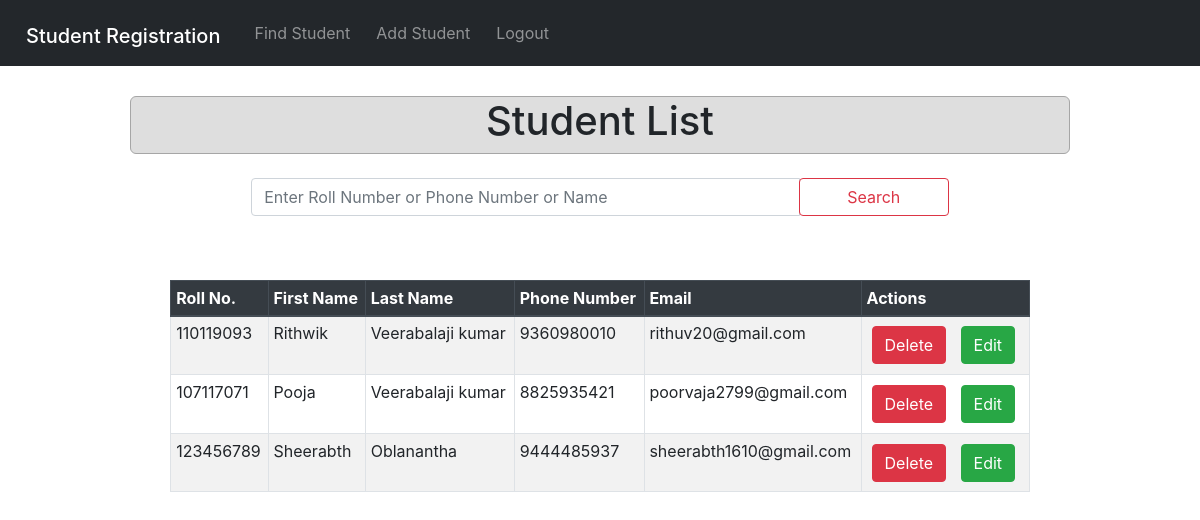
Page /searchStudentDetails/ (signed in) on the earlier database version.
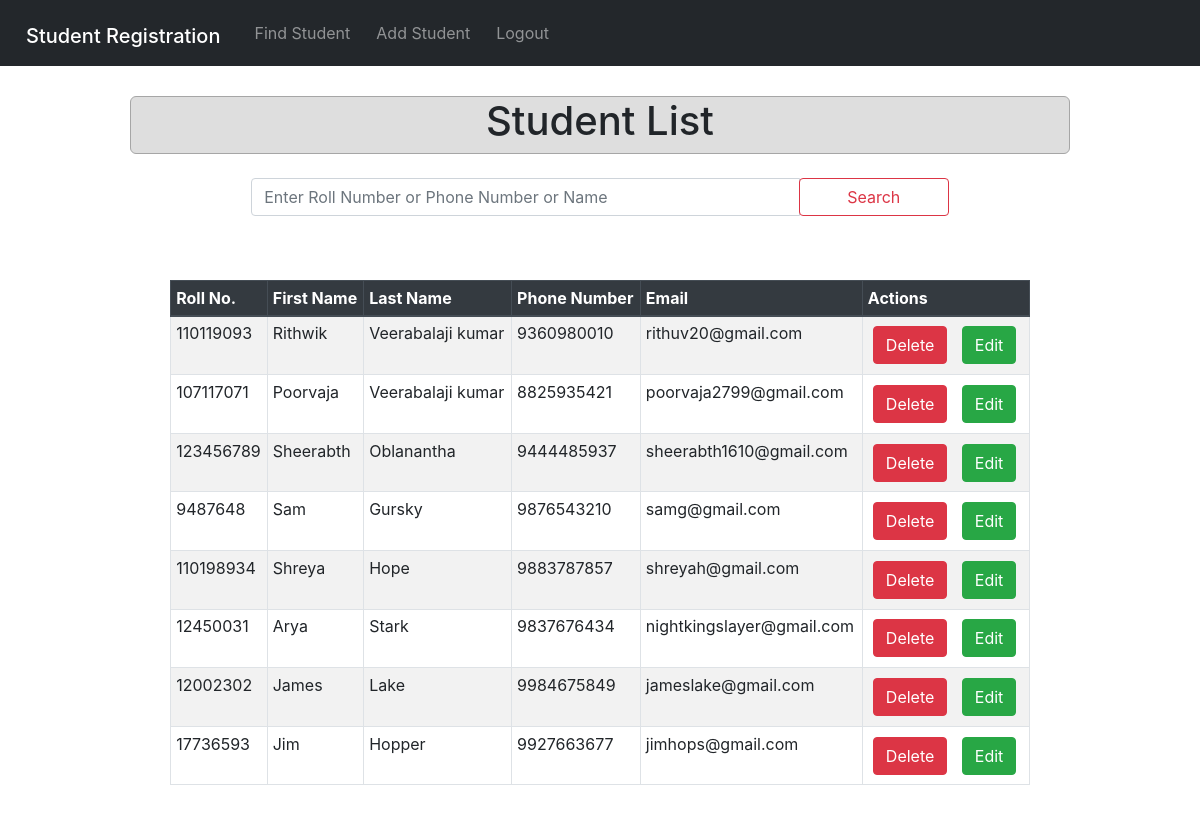
Same page on the later database version.
### StudentRegistration/models.py (models this page shows, shortened)
class StudentInfo(models.Model):
    HOBBIES_CHOICES = (
        ('Drawing', 'Drawing'),
        ('Singing', 'Singing'),
        ('Dancing', 'Dancing'),
        ('Cooking', 'Cooking'),
        ('Others', 'Others')
    )
    COURSE_APPLIED_CHOICES = (('Computer Science Engg', 'Computer Science Engg'), ('Electronics and Communication Engg', 'Electronics and Communication Engg'),
                              ('Mechanical Engg', 'Mechanical Engg'), ('Electrical and Electronics Engg', 'Electrical and Electronics Engg'),
                              ('Instrumentation and Control Engg', 'Instrumentation and Control Engg'), ('Chemical Engg', 'Chemical Engg'),
                              ('Metalurgy Engg', 'Metalurgy Engg'), ('Production Engg', 'Production Engg'), ('Civil Engg', 'Civil Engg'))
    GENDER_CHOICES = (
        ('Male', 'Male'),
        ('Female', 'Female'),
        ('Other', 'Other'),
    )
    First_name = models.CharField(max_length=200, default='')
    Last_name = models.CharField(max_length=200, default='')
    Email = models.EmailField(default='')
    Mobile_number = models.CharField(max_length=10, default='')
    id = models.CharField(max_length=9, primary_key=True, default='')
    Gender = models.CharField(max_length=30, choices=GENDER_CHOICES, default='')
    Date_of_birth = models.DateField(blank=True, null=True, default='')
    Address = models.TextField(max_length=500, default='')
    Pin_code = models.CharField(max_length=10, default='')
    City = models.CharField(max_length=50, default='')
    State = models.CharField(max_length=50, default='')
    Country = models.CharField(max_length=50, default='')
    Hobbies = models.TextField(max_length=200, default='')
    Course_applied = models.CharField(max_length=50, choices=COURSE_APPLIED_CHOICES, default='')

### StudentRegistration/views.py (the view, shortened to what this page needs)
# urls.py: url(r'^searchStudentDetails/$', views.search_StudentDetails, name='search_StudentDetails'),
@login_required(login_url='/login/')
def search_StudentDetails(request):
    if request.method == 'GET':
        students = StudentInfo.objects.all()
        return render(request, 'StudentRegistration/search_student.html', {'Students': students})
    return render(request, "StudentRegistration/search_student.html")

### StudentRegistration/templates/StudentRegistration/search_student.html (shortened to what this page needs)
{% extends "StudentRegistration/base.html" %}
{% block content %}
<br><br><br><br>
<div class="container col-md-10 ">
   <div class="container col-md-12 ">
      <section><h1>Student List</h1></section>
   </div>
    <br>
   <div class="container col-md-9">
       <form method="post" action="/searchStudentDetails/">
           <div class="input-group mb-3">
               <input type="text" class="form-control" name="search" placeholder="Enter Roll Number or Phone Number or Name" required>
               <div class="input-group-append">
                   <div>
                       <button class="btn btn-outline-danger" type="submit" id="button-addon2">Search</button>
                   </div>
               </div>
           </div>
       </form>
   </div><br>
    <div class="container col-md-11 ">
        <br>
        <table class="table table-striped table-bordered table-sm container">
            <thead class="thead-dark">
                <tr>
                    <th>Roll No.</th>
                    <th>First Name</th>
                    <th>Last Name</th>
                    <th>Phone Number</th>
                    <th>Email</th>
                    <th>Actions</th>
                </tr>
            </thead>
            <tbody>
            <div>
                {% if sr %}
                    {% for k in sr %}
                    <tr>
                        <td>{{ k.id }}</td>
                        <td>{{ k.First_name }}</td>
                        <td>{{ k.Last_name }}</td>
                        <td>{{ k.Mobile_number }}</td>
                        <td>{{ k.Email }}</td>
                        <td>
                            <a href="/deleteStudentDetails/{{ k.id }}" class="btn btn-danger">Delete</a>
                            <a href="/editStudentDetails/{{ k.id }}" class="btn btn-success">Edit</a>
                        </td>
                    </tr>
                    {% endfor %}
                {% else %}
                    {% for student in Students %}
                    <tr>
                        <td>{{ student.id }}</td>
                        <td>{{ student.First_name }}</td>
                        <td>{{ student.Last_name }}</td>
                        <td>{{ student.Mobile_number }}</td>
                        <td>{{ student.Email }}</td>
                        <td>
                            <a href="/deleteStudentDetails/{{ student.id }}" class="btn btn-danger">Delete</a>
                            <a href="/editStudentDetails/{{ student.id }}" class="btn btn-success">Edit</a>
                        </td>
                    </tr>
                    {% endfor %}
                {% endif %}
                </div>
            </tbody>
        </table>
        <br>
    </div>
    <br>
</div>
{% endblock %}

### StudentRegistration/templates/StudentRegistration/base.html (shortened to what this page needs)
<!DOCTYPE html>
<html lang="en">
<head>
        {% load static %}
        <link rel="stylesheet" type="text/css" href="{% static 'css/bootstrap.min.css' %}">
</head>
<body>
<div>
	<div>
		<nav class="navbar navbar-expand-lg navbar-dark fixed-top " style="background-color: #23272b">
			<a class="navbar-brand mb-0 h1" href="#">Student Registration</a>
			<div class="collapse navbar-collapse" id="navbarTogglerDemo03">
			<div class="navbar-nav">
			  <a class="nav-link" href="/searchStudentDetails/">Find Student <span class="sr-only">(current)</span></a>
			  <a class="nav-link" href="/addStudentInfo/">Add Student</a>
			  <a class="nav-link" href="/logout/">Logout</a>
			</div>
		  </div>
		</nav>
	</div>
	<div>
		{% block content %}
		{% endblock %}
	</div>
</div>
</body>
</html>

### StudentRegistration/templates/StudentRegistration/search_student.html (style rules this page uses)
td { padding: 10px; margin: 10px; }
section { text-align: center; font-size: 50px; background-color: #dedede; border: solid #a6a6a6 1px; border-radius: 6px; }
button { width: 150px; }
a { padding: 5px; margin: 5px; }

Differences in the rows shown:
changed StudentInfo "poorvaja2799@gmail.com": First_name "Pooja" → "Poorvaja"
added StudentInfo: id "9487648", First_name "Sam", Last_name "Gursky", Mobile_number "9876543210", Email "samg@gmail.com"
added StudentInfo: id "110198934", First_name "Shreya", Last_name "Hope", Mobile_number "9883787857", Email "shreyah@gmail.com"
added StudentInfo: id "12450031", First_name "Arya", Last_name "Stark", Mobile_number "9837676434", Email "nightkingslayer@gmail.com"
added StudentInfo: id "12002302", First_name "James", Last_name "Lake", Mobile_number "9984675849", Email "jameslake@gmail.com"
added StudentInfo: id "17736593", First_name "Jim", Last_name "Hopper", Mobile_number "9927663677", Email "jimhops@gmail.com"
